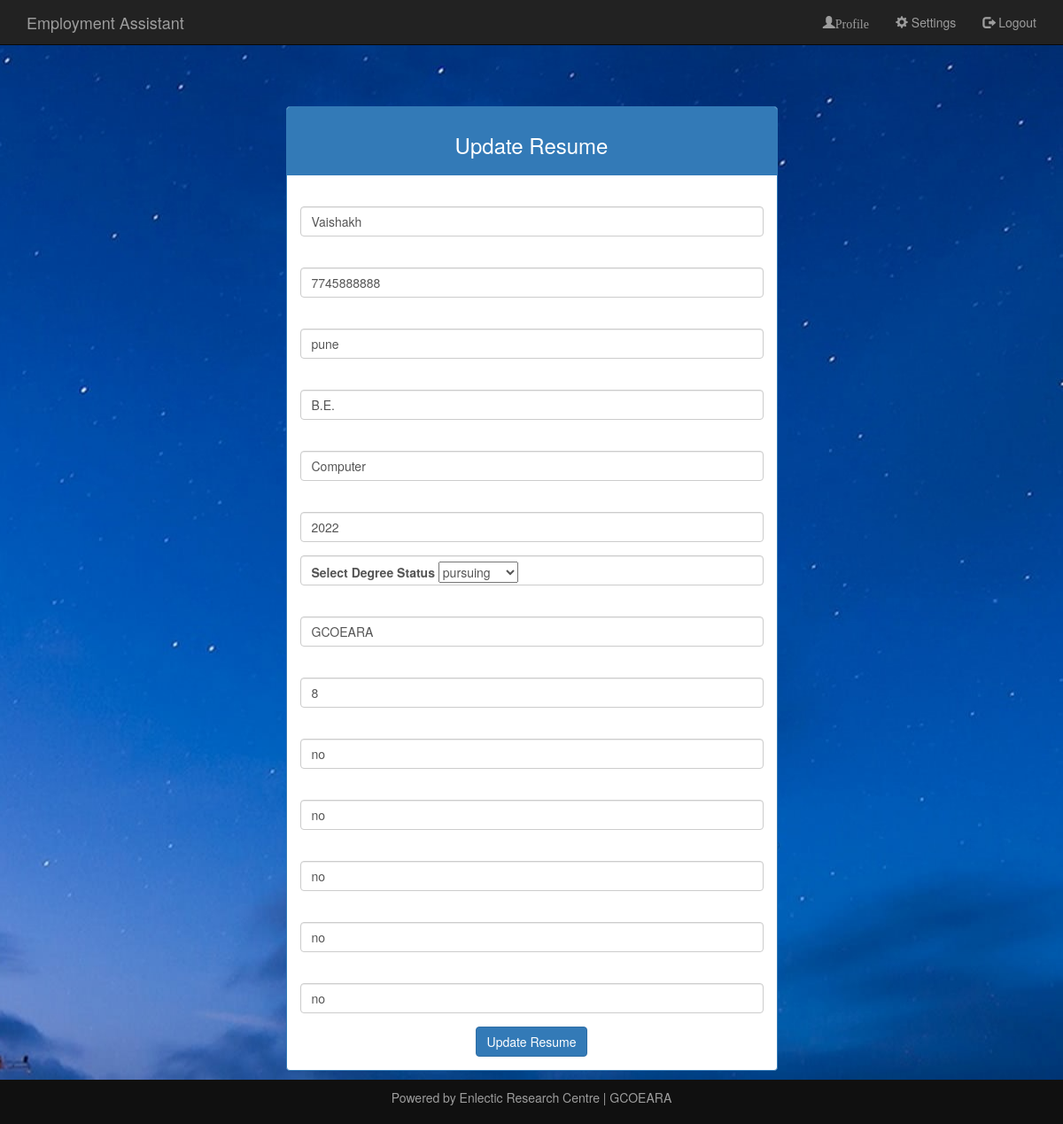
Screenshot of /soFoton/php/edit_resume.php (signed in) with the database file from the repository.
### tables this page shows
CREATE TABLE `resume` (
  `srno` int(11) NOT NULL,
  `name` varchar(255) NOT NULL,
  `email` varchar(255) NOT NULL,
  `mobile` bigint(255) NOT NULL,
  `city` varchar(255) NOT NULL,
  `degree` varchar(255) NOT NULL,
  `stream` varchar(255) NOT NULL,
  `endYear` int(11) NOT NULL,
  `degreeStatus` enum('pursuing','graduated') NOT NULL,
  `collegeName` varchar(255) NOT NULL,
  `cgpa` float NOT NULL,
  `job` mediumtext NOT NULL,
  `internship` mediumtext NOT NULL,
  `training` mediumtext NOT NULL,
  `project` mediumtext NOT NULL,
  `skills` mediumtext NOT NULL,
  `resume` varchar(11) DEFAULT NULL
);

### soFoton/php/edit_resume.php (the view, shortened to what this page needs)
<?php
require "../includes/common.php";
$email = $_SESSION["email"];
$sq="select * from resume where email='$email'";
$sqr=mysqli_query($con, $sq) or die(mysqli_error($con));
$row=mysqli_fetch_array($sqr);
?>
<!DOCTYPE HTML>
<html>
	<head>
		<link rel="stylesheet" type="text/css" href="../css/index.css">
        <link rel="stylesheet" href="https://maxcdn.bootstrapcdn.com/bootstrap/3.3.7/css/bootstrap.min.css" >
        		<link rel="stylesheet" text="text/css" href="sty.css"/>
	</head>
 <body>
<?php include"../includes/header.php";?>
    <br><br><br><br><br><br>
        <div class="container">
	<div class="row row_style">
		<div class="col-xs-6 col-lg-offset-3">
				<div class="panel panel-primary">
				<div class="panel-heading"><h3><center>Update Resume</center></h3></div>
				<div class="panel-body">
			 <form method="post" action="<?php echo htmlspecialchars($_SERVER["PHP_SELF"]);?>">
				<div class="form-group">
				 <input type="text" class="form-control" name="name" value='<?php echo $row["name"]; ?>'>
			    </div>
			     <div class="form-group">
				<label for="mobile"></label><br>
				 <input type="bigint" class="form-control" name="mobile" value='<?php echo $row["mobile"]; ?>'>
			    </div>
                <div class="form-group">
				 <input type="text" class="form-control" name="city" value='<?php echo $row["city"]; ?>'>
			    </div>
				 <div class="form-group">
				<label for="degree"></label><br>
				 <input type="text" class="form-control" name="degree" value='<?php echo $row["degree"]; ?>'>
			    </div>
				 <div class="form-group">
				<label for="stream"></label><br>
				 <input type="text" class="form-control" name="stream" value='<?php echo $row["stream"]; ?>'>
			    </div>
                <div class="form-group">
				<label for="endYear"></label><br>
				 <input type="text" class="form-control" name="endYear" value='<?php echo $row["endYear"]; ?>'>
			    </div>
                <div class ="form-group form-control">
					<label >Select Degree Status</label>
					<select name="degreeStatus" >
						<option value='<?php echo $row["degreeStatus"]; ?>' selected="selected"><?php echo $row['degreeStatus']; ?></option>
					</select>
				</div>
				<div class="form-group">
				<label for="collegeName"></label><br>
				 <input type="text" class="form-control" name="collegeName" value='<?php echo $row["collegeName"]; ?>'>
			    </div>
				<div class="form-group">
				<label for="cgpa"></label><br>
				 <input type="float" class="form-control" name="cgpa" value='<?php echo $row["cgpa"]; ?>'>
			    </div>
				<div class="form-group">
				<label for="job"></label><br>
				 <input type="mediumtext" class="form-control" name="job" value='<?php echo $row["job"]; ?>'>
			    </div>
				<div class="form-group">
				<label for="internship"></label><br>
				 <input type="mediumtext" class="form-control" name="internship" value='<?php echo $row["internship"]; ?>'>
			    </div>
				<div class="form-group">
				<label for="training"></label><br>
				 <input type="mediumtext" class="form-control" name="training" value='<?php echo $row["training"]; ?>'>
			    </div>
				<div class="form-group">
				<label for="project"></label><br>
				 <input type="mediumtext" class="form-control" name="project" value='<?php echo $row["project"]; ?>'>
			    </div>
				<div class="form-group">
				<label for="skills"></label><br>
				 <input type="mediumtext" class="form-control" name="skills" value='<?php echo $row["skills"]; ?>'>
			    </div>
 			   <center><button type="submit" class="btn btn-primary">Update Resume</button></center>
			    </form>
			</div>
		</div>
		<br/><br/>
	</div>
<br/><br/><br/>
   <?php include "../includes/footer.php"; ?>
 </body>
</html>

### soFoton/php/sty.css (style rules this page uses)
body { background:url(image.jpg) no-repeat center; ; }

### rows the page displays
resume: name "Vaishakh", mobile "7745888888", city "pune", degree "B.E.", stream "Computer", endYear "2022", degreeStatus "pursuing", collegeName "GCOEARA", cgpa "8", job "no", internship "no", training "no", project "no", skills "no"
